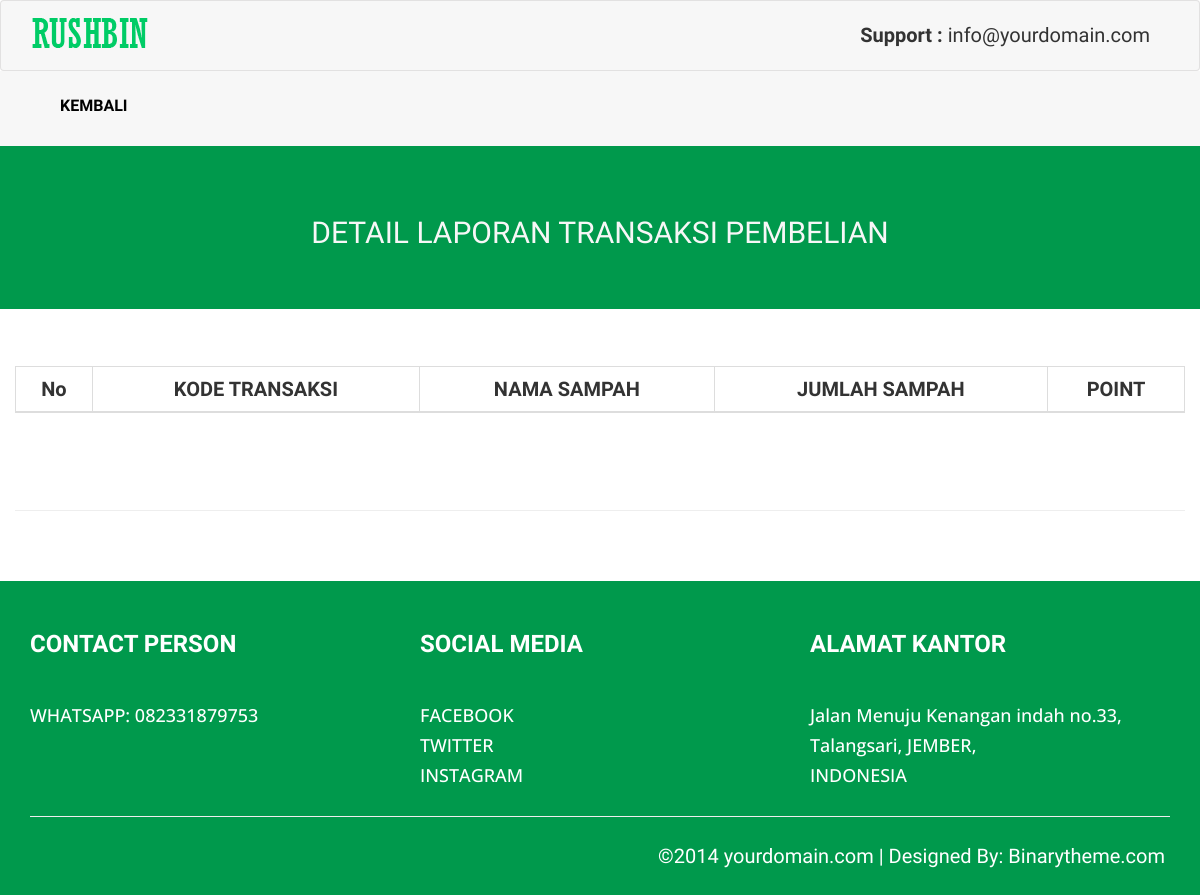
/detail_laporan_beli.php?kode_transaksi=TB00040 (signed in), run on an earlier commit of the app's database.
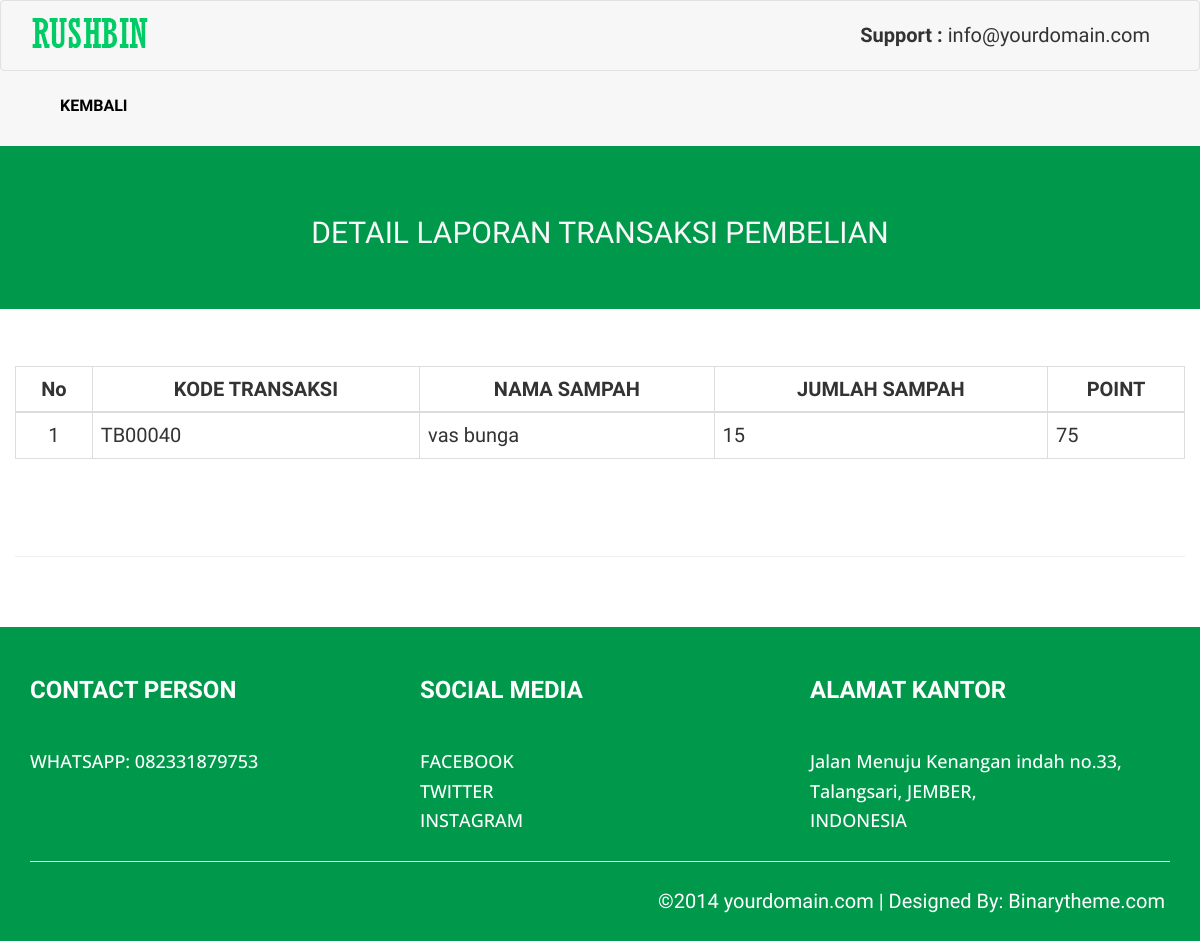
And on a later commit of the database.
### tables this page shows
CREATE TABLE `laporan_beli` (
  `kode_transaksi` varchar(7) NOT NULL,
  `id_sampah` varchar(7) NOT NULL,
  `nama_sampah` varchar(50) NOT NULL,
  `jumlah_sampah` int(5) NOT NULL,
  `point` int(10) NOT NULL
);

### Web/detail_laporan_beli.php (the view, shortened to what the changed rows need)
<!DOCTYPE html>
<html xmlns="http://www.w3.org/1999/xhtml">
<head>
    <link href="assets/css/bootstrap.css" rel="stylesheet" />
    <link href="assets/css/font-awesome.css" rel="stylesheet" />
    <link href="assets/css/animate.css" rel="stylesheet" />
    <link href="assets/css/flexslider.css" rel="stylesheet" />
    <link href="assets/css/style_copy.css" rel="stylesheet" />
</head>
<body>
    <div class="below-slideshow">
        <div class="container">
            <div class="row">
                <div class="col-lg-12 col-md-12 col-sm-12 col-xs-12">
                    <div class="txt-block">
                        <h1 class="head-line"> DETAIL LAPORAN TRANSAKSI PEMBELIAN</h1>
                    </div>
                </div>
            </div>
        </div>
    </div>
    <div class="container">
        <div class="row">
            <div>
                <table border="1" class="table table-bordered">
                    <thead class="thead-dark">
                        <tr>
                            <th class="tbl text-center">No</th>
                            <th class="tbl text-center">KODE TRANSAKSI</th>
                            <th class="tbl text-center">NAMA SAMPAH</th>
                            <th class="tbl text-center">JUMLAH SAMPAH</th>
                            <th class="tbl text-center">POINT</th>
                        </tr>
                    </thead>
                    <tbody>
                        <?php
                            include 'koneksi.php';
                            $data = $_GET['kode_transaksi'];
                            $sql = "SELECT * FROM laporan_beli where kode_transaksi = '$data'";
                            $hasil = mysqli_query($koneksi,$sql);
                            $nomer = 1;
                            while($data = mysqli_fetch_array($hasil,MYSQLI_ASSOC)){
                            ?>
                        <tr>
                            <td class="no text-center"><?php echo $nomer++; ?></td>
                            <td><?php echo $data['kode_transaksi']; ?></td>
                            <td><?php echo $data['nama_sampah']; ?></td>
                            <td><?php echo $data['jumlah_sampah']; ?></td>
                            <td><?php echo $data['point']; ?></td>
                        </tr>
                        <?php
                            }
                            ?>
                    </tbody>
                </table>
            </div>
        </div>
    </div>
</body>
</html>

What changed in the data, as far as the page shows it:
added laporan_beli: kode_transaksi "TB00040", nama_sampah "vas bunga", jumlah_sampah "15", point "75"
